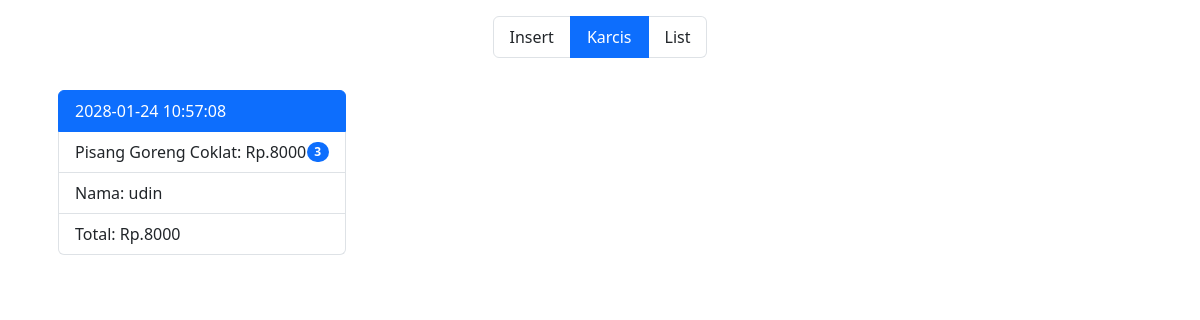
The app's page /private/admin/index.php with its own data.
### tables this page shows
CREATE TABLE `history` (
  `nama_pesanan` varchar(20) NOT NULL,
  `jumlah_pesanan` int(11) NOT NULL,
  `nama_pemesan` varchar(20) NOT NULL,
  `total_harga` int(11) NOT NULL,
  `harga` int(11) NOT NULL,
  `kapan` datetime DEFAULT NULL
);

### php/namaPemesan.php (called while the page is built)
<?php
try{
  $query = "SELECT DISTINCT nama_pemesan FROM history";
  $stmt = $pdo->prepare($query);
  $stmt->execute();
  $distinctPemesanArray = $stmt->fetchAll(PDO::FETCH_COLUMN);
}catch (PDOException $e) {
	echo "Connection failed".$e->getMessage();
}
?>

### private/admin/index.php (the view, shortened to what this page needs)
<?php
try {
  require_once('../../database/db.php');
  require_once('../../php/namaPemesan.php');
} catch (Exception $e) {
  die('Error loading required files: ' . $e->getMessage());
}
?>
<!DOCTYPE html>
<html lang="en">
<head>
  <link rel="stylesheet" href="../../css/bootstrap-5.3.2/dist/css/bootstrap.min.css">
  <link rel="stylesheet" href="../../css/app.css">
</head>
<body>
  <ul class="list-group list-group-horizontal d-flex justify-content-center pt-3">
    <li class="paging-link list-group-item">Insert</li>
    <li class="paging-link list-group-item active">Karcis</li>
    <li class="paging-link list-group-item">List</li>
  </ul>
  <div class="container switch-page mt-3 d-flex flex-wrap" id="switch-page-karcis">
    <?php
    for($i = 0; $i < count($distinctPemesanArray); $i++):
      $stmt = $pdo->prepare("SELECT nama_pemesan, total_harga, kapan FROM history WHERE nama_pemesan = :nama_pemesan");
      $stmt->bindParam(':nama_pemesan', $distinctPemesanArray[$i]);
      $stmt->execute();
      $loop_karcis = $stmt->fetchAll(PDO::FETCH_ASSOC);
    ?>
    <div class="d-flex jusify-content-center flex-fill m-3">
      <ul class="list-group" style="width: 18rem;">
        <li class="list-group-item d-flex justify-content-between align-items-center active">
          <?=$loop_karcis[0]['kapan']?>
        </li>
        <?php
          $sql = "SELECT nama_pesanan, jumlah_pesanan, harga FROM history WHERE nama_pemesan = '".$distinctPemesanArray[$i]."'";
          $stmt = $pdo->query($sql);
          $loop_pesan = $stmt->fetchAll(PDO::FETCH_ASSOC);
          foreach ($loop_pesan as $pesan):
        ?>
        <li class="list-group-item d-flex justify-content-between align-items-center">
          <?=$pesan['nama_pesanan']?>: Rp.<?=$pesan['harga']?>
          <span class="badge bg-primary rounded-pill"><?=$pesan['jumlah_pesanan'] ?></span>
        </li>
        <?php endforeach; ?>
        <li class="list-group-item d-flex justify-content-between align-items-center">
          Nama: <?=$loop_karcis[0]['nama_pemesan']?>
        </li>
        <li class="list-group-item d-flex justify-content-between align-items-center">
          Total: Rp.<?=$loop_karcis[0]['total_harga']?>
        </li>
      </ul>
    </div>
    <?php endfor; ?>
  </div>
</body>
</html>

### css/app.css (style rules this page uses)
.paging-link { text-decoration:none }

### records on screen
history: kapan "2028-01-24 10:57:08", nama_pesanan "Pisang Goreng Coklat", harga "8000", jumlah_pesanan "3", nama_pemesan "udin", total_harga "8000"
